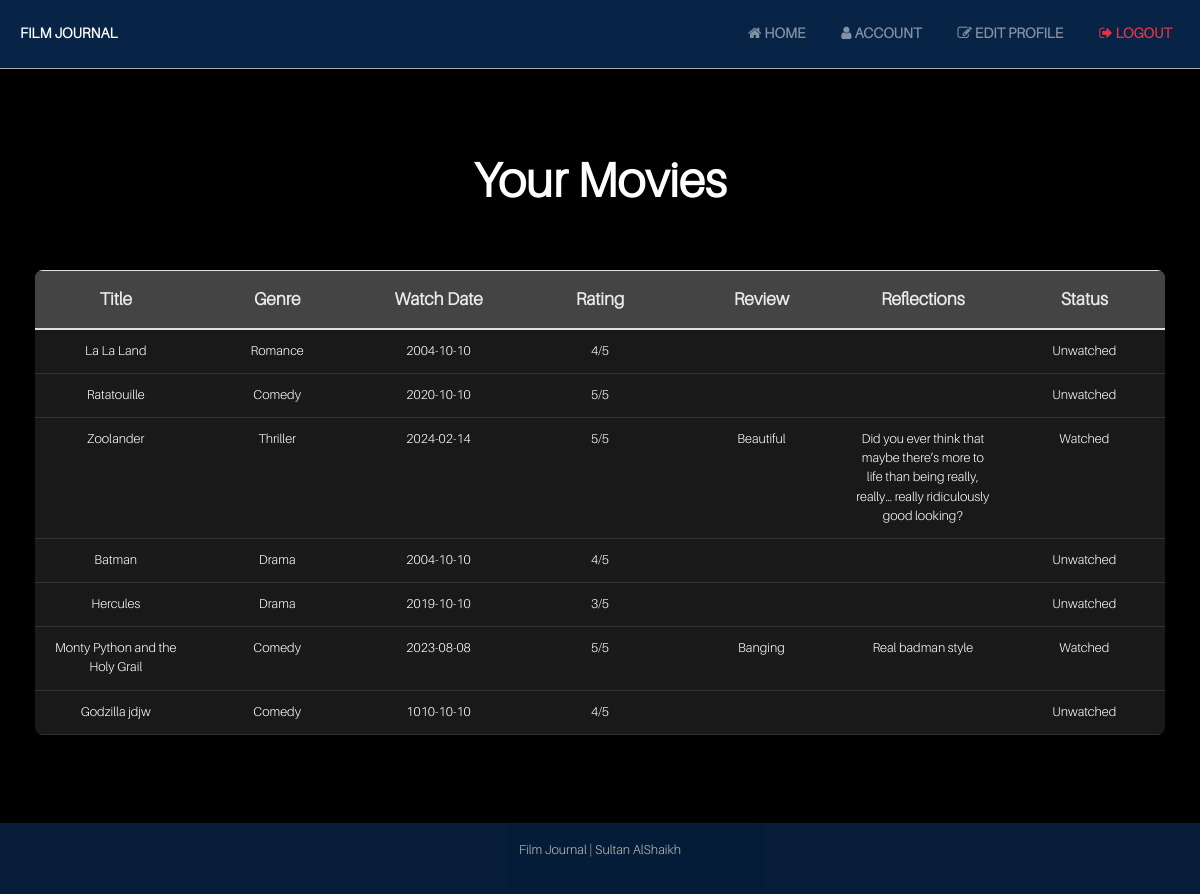
Page /account (signed in) on the earlier database version.
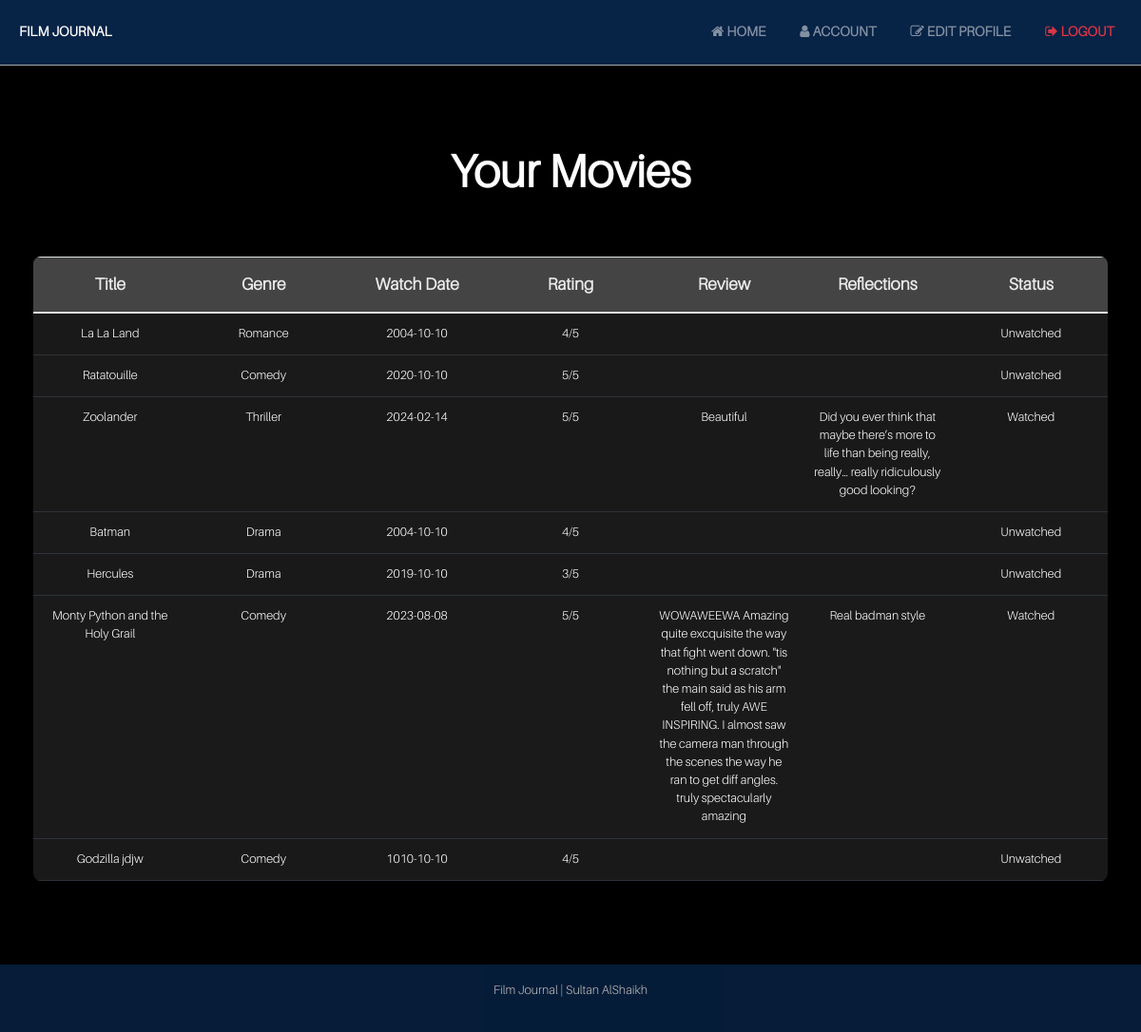
Same page on the later database version.
### app/models.py (models this page shows, shortened)
class Movie(db.Model):
    __tablename__ = 'movie'
    id = db.Column(db.Integer, primary_key=True)
    title = db.Column(db.String(100), nullable=False)
    rating = db.Column(db.Integer, nullable=False)
    watch_date = db.Column(db.Date)
    genre = db.Column(db.String(50))
    review = db.Column(db.String(500))
    reflections = db.Column(db.String(500))
    watched = db.Column(db.Boolean, default=False)
    tmdb_id = db.Column(db.Integer, unique=True, nullable=True)
    poster_url = db.Column(db.String(255), nullable=True)
    user_id = db.Column(db.Integer, db.ForeignKey('user.id'), nullable=False)
    likes = db.relationship('Like', backref='liked_movie', lazy='dynamic')

### app/views.py (the view)
@app.route('/account')
@login_required
def account():
    movies = Movie.query.filter_by(user_id=current_user.id).all()
    return render_template('account.html', movies=movies)

### app/__init__.py (called while the page is built)
@login_manager.user_loader
def load_user(user_id):
    return models.User.query.get(int(user_id))

### app/templates/account.html (shortened to what this page needs)
{% extends "base.html" %}
{% block content %}
<h1>Your Movies</h1>
{% if movies %}
  <div class="table-container">
    <table class="table table-striped">
      <thead>
        <tr>
          <th>Title</th>
          <th>Genre</th>
          <th>Watch Date</th>
          <th>Rating</th>
          <th>Review</th>
          <th>Reflections</th>
          <th>Status</th>
        </tr>
      </thead>
      <tbody>
        {% for movie in movies %}
        <tr>
          <td>{{ movie.title }}</td>
          <td>{{ movie.genre }}</td>
          <td>{{ movie.watch_date.strftime('%Y-%m-%d') if movie.watch_date else 'N/A' }}</td>
          <td>{{ movie.rating }}/5</td>
          <td>{{ movie.review }}</td>
          <td>{{ movie.reflections }}</td>
          <td>{{ 'Watched' if movie.watched else 'Unwatched' }}</td>
        </tr>
        {% endfor %}
      </tbody>
    </table>
  </div>
{% else %}
  <p>You have no movies logged yet.</p>
{% endif %}
{% endblock %}

### app/templates/base.html (shortened to what this page needs)
<!DOCTYPE html>
<html lang="en">
<head>
  <link rel="stylesheet" href="https://cdn.jsdelivr.net/npm/bootstrap@4.5.3/dist/css/bootstrap.min.css">
  <link rel="stylesheet" href="{{ url_for('static', filename='styles.css') }}">
  <link rel="stylesheet" href="https://cdnjs.cloudflare.com/ajax/libs/font-awesome/4.7.0/css/font-awesome.min.css">
</head>
<body>
  <nav class="navbar navbar-expand-lg navbar-dark" style="background-color: rgba(26, 115, 232, 0.3);">
    <a class="navbar-brand font-weight-bold" href="{{ url_for('landing_page') }}">Film Journal</a>
    <div class="collapse navbar-collapse" id="navbarNav">
      <ul class="navbar-nav ml-auto">
        {% if current_user.is_authenticated %}
        <li class="nav-item">
          <a class="nav-link" href="{{ url_for('home') }}">
            <i class="fa fa-home"></i> Home
          </a>
        </li>
          <li class="nav-item">
            <a class="nav-link" href="{{ url_for('account') }}">
              <i class="fa fa-user"></i> Account
            </a>
          </li>
          <li class="nav-item">
            <a class="nav-link" href="{{ url_for('edit_profile') }}">
              <i class="fa fa-edit"></i> Edit Profile
            </a>
          </li>
          <li class="nav-item">
            <a class="nav-link text-danger font-weight-bold" href="{{ url_for('logout') }}">
              <i class="fa fa-sign-out"></i> Logout
            </a>
          </li>
        {% endif %}
      </ul>
    </div>
  </nav>
  <div class="container mt-4">
    {% block content %}{% endblock %}
  </div>
  <footer class="text-white text-center py-3 mt-5" style="background-color: rgba(26, 115, 232, 0.3);">
    <p>Film Journal | Sultan AlShaikh</p>
  </footer>
</body>
</html>

### app/static/styles.css (style rules this page uses)
:root { --primary-color: #000000; --secondary-color: #FFFFFF; --highlight-color: #1A73E8; --card-background: #1A1A1A; --text-color: #EAEAEA; --button-hover: #0056b3; --shadow-color: rgba(0, 0, 0, 0.5); --gold-color: #FFD700; --gray-star: #ccc; }
body { font-family: 'Aileron Light', Arial, sans-serif; background-color: var(--primary-color); color: var(--text-color); margin: 0; padding: 0; line-height: 1.5; }
h1 { font-family: 'Aileron Light', Arial, sans-serif; font-size: 3rem; font-weight: 700; color: var(--secondary-color); text-align: center; margin: 40px 0; }
p { font-family: 'Aileron Light', Arial, sans-serif; color: var(--text-color); line-height: 1.8; text-align: center; }
footer { text-align: center; margin-top: 20px; color: var(--text-color); font-size: 0.8rem; opacity: 0.8; }
.navbar { background-color: var(--primary-color); border-bottom: 1px solid #aaaaaa; padding: 15px 0; padding-left: 20px; }
.navbar a { color: var(--secondary-color); font-weight: bold; margin-right: 20px; text-transform: uppercase; transition: color 0.3s ease; font-size: 0.9rem; }
.container { max-width: 1200px; padding: 20px; display: flex; flex-direction: column; align-items: center; justify-content: center; }
.table { background-color: var(--card-background); border-radius: 8px; box-shadow: 0 8px 16px var(--shadow-color); overflow: hidden; margin: 20px 0; width: 100%; min-width: 600px; }
table { width: 100%; border-collapse: collapse; table-layout: fixed; }
td, th { overflow-wrap: break-word; word-wrap: break-word; font-size: 0.8rem; padding: 8px; text-align: center; }
.table th { background-color: #444444; color: var(--text-color); text-align: center; padding: 15px; white-space: nowrap; font-weight: 600; font-size: 1.1rem; }
.table td { text-align: center; padding: 12px; color: var(--secondary-color); border-bottom: 1px solid #2E323A; }
.table-container { overflow-x: auto; -webkit-overflow-scrolling: touch; padding: 0 15px; }
.table-container .table { width: 100%; }

Differences in the rows shown:
changed Movie "Monty Python and the Holy Grail": review "Banging" → "WOWAWEEWA Amazing quite excquisite the way that fight went down. \"tis nothing but a scratch\" the main said as his arm fell off, truly AWE INSPIRING. I almost saw the camera man through the scenes the way he ran to get diff angles. truly spectacularly amazing"
